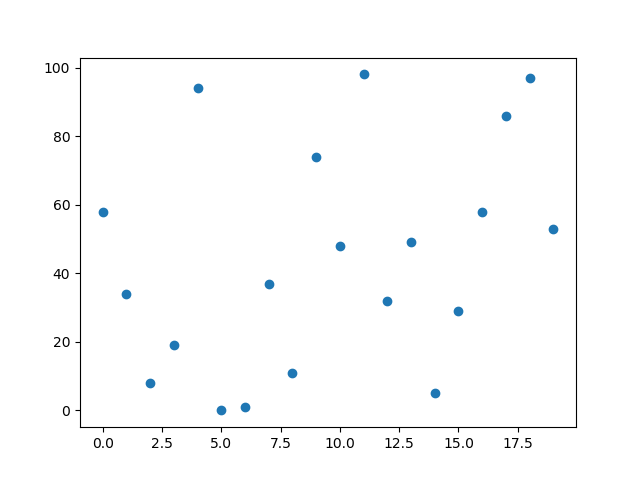

This figure's Python source:
import random

#Random value from 0 to 100
x = [i for i in range(20)]
print(x)

#print()

#20 random values from 0 to 20
#y is a list
y = [random.randint(0, 100) for i in range(20)]
print(y)

#print()

from matplotlib import pyplot as plt

plt.scatter(x, y)
plt.show()
